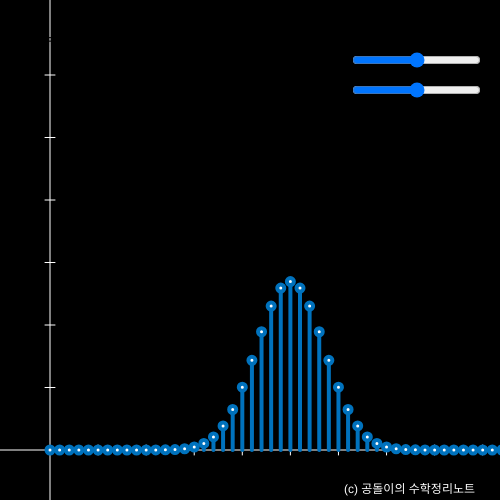
Frame 1 (no input)
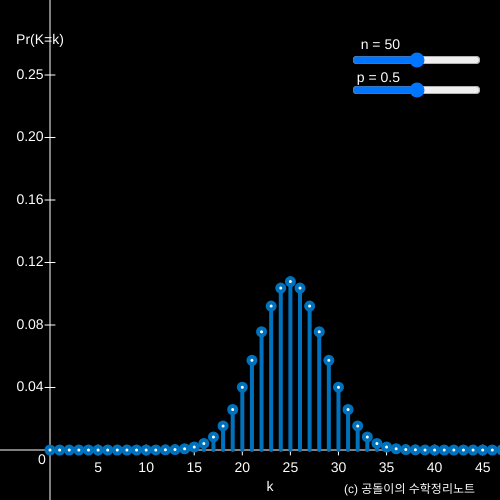
Frame 60 (no input)
Frame 120 (the mouse pressed at the canvas centre since frame 60): identical to frame 60, image omitted

The p5.js sketch that drew these frames (run headless with seeded random() and noise() and a simulated clock; from frame 60 on, the mouse is pressed at the canvas centre):

// p5.js sketch
// ── sketch.js
var n, p, k;
// n: 전체 시행 횟수 n>=0
// p: 발생확률. 0<=p<=1
// k: 실현 횟수

var Pr = []
var scl_w, scl_h;

function setup() {
     // createCanvas(windowWidth - 20, windowHeight - 20);
     // TODO: window size에 맞춰서 animation을 만들 수 없을까?
     createCanvas(500, 500);
     // n = 50
     // p = 0.5;

     slider_n = createSlider(0, 100, 50, 1)
     slider_p = createSlider(0, 1, 0.5, 0.01)

     slider_n.position(width-150, 50)
     slider_p.position(width-150, 80)

}

function draw() {
     
     background(0);
     n = slider_n.value()
     p = slider_p.value()

     for(let k =0; k<n; k++){
          Pr[k]= binomial(k,n,p)
     }

     scl_w = width / (n+2)
     scl_h = height * 3

     let array = ['n =', String(n)]
     let separator = ' '
     let message = join(array, separator)
     textSize(14)
     text(message, 400, 45)
     

     array = ['p =', String(Math.round(p*100)/100)]
     message = join(array, separator)
     text(message, 400, 78)

     // xy 축 그려주기
     plotAxes()

     // plot from (0, 0) point
     push()
     translate(50, 450)
     scale(1, -1)

     for(let k =0; k<=n; k++){
          stroke(0,114,189)
          strokeWeight(4)
          line(k * scl_w, 0, k * scl_w, Pr[k] * scl_h)
          circle(k * scl_w, Pr[k] * scl_h, 7)
     }
          
     pop()

     fill(255); 
     textSize(12)
     textAlign(RIGHT)
     noStroke()
     text('(c) 공돌이의 수학정리노트', width * 0.95, height * 0.98)
}

function factorial(n) {
     let res = 1
     for(let i = 1; i <= n; i++){
          res *= i
     }

     return res

}

function binomial(k, n, p) {
     return factorial(n)/(factorial(k)*factorial(n-k)) * p**k * (1-p)**(n-k)
}

function plotAxes(){     

     textSize(14)
     // 0 써주기
     textAlign(CENTER, CENTER)
     noStroke()
     text(0, 50-8, 450+10)
     // horizontal axis
     stroke(255)
     line(0, 450, width, 450)
     
     xx = linspace(0, n, 11, endpoint = true)
     for (let i = 1; i < xx.length; i++){
          noStroke()
          let xpos = round(xx[i])
          text(xpos, 50 + xpos * scl_w, 450+18)
          stroke(255)
          line(50 + xpos * scl_w, 450-5, 50 + xpos * scl_w, 450+5)
     }

     noStroke()
     text('k', width/2+20, height-13)

     // vertical axis
     stroke(255)
     line(50, 0, 50, height)

     // yy = linspace(0, max(Pr), 7)
     yy = linspace(0, 0.25, 7)

     for (let i = 1; i < yy.length; i++){
          noStroke()
          let my_num = yy[i]
          my_num_str = String(my_num)
          
          text(my_num_str.substr(0, 4), 30, 450 - my_num * scl_h)
          stroke(255)
          line(50-5, 450 - my_num * scl_h, 50 + 5, 450 - my_num * scl_h)
     }
     noStroke()
     text('Pr(K=k)',40, 40)
}

function linspace(start, stop, num, endpoint = true) {
     const div = endpoint ? (num - 1) : num;
     const step = (stop - start) / div;
     return Array.from({length: num}, (_, i) => start + step * i);
 }
